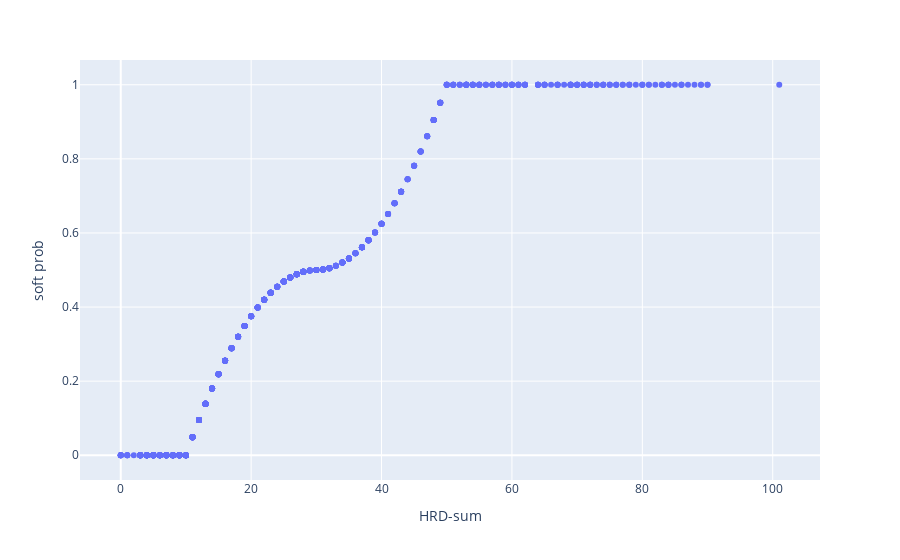

The notebook cell this image was saved under:
### Code cell
px.scatter(metadata_sub, x = 'HRD-sum', y= 'soft prob')

### Figure 1 — Plotly figure (JSON) as saved in the notebook; plotly's stock layout.template omitted (floating-point values rounded to 4 significant figures; data arrays with more than 128 entries replaced by an {"elided": "..."} marker saying what was removed)
{"data": [{"hovertemplate": "HRD-sum=%{x}<br>soft prob=%{y}<extra></extra>", "legendgroup": "", "marker": {"color": "#636efa", "symbol": "circle"}, "mode": "markers", "name": "", "orientation": "v", "showlegend": false, "type": "scatter", "x": {"elided": "857 int values"}, "xaxis": "x", "y": {"elided": "857 float values"}, "yaxis": "y"}], "layout": {"legend": {"tracegroupgap": 0}, "margin": {"t": 60}, "xaxis": {"anchor": "y", "domain": [0, 1], "title": {"text": "HRD-sum"}}, "yaxis": {"anchor": "x", "domain": [0, 1], "title": {"text": "soft prob"}}}}
